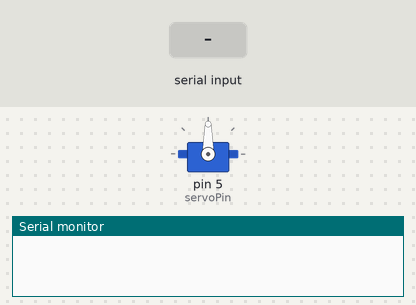
The sketch below on a simulated Arduino Leonardo, built with avr-gcc and run on an emulated ATmega32U4. On the bench: servo, the last lines printed to the serial monitor. Inputs (shaded band) come from the test bench.

Above: at 1.2 s.
1.3 s: "90,45\n" received over the second serial link
At 2.6 s:
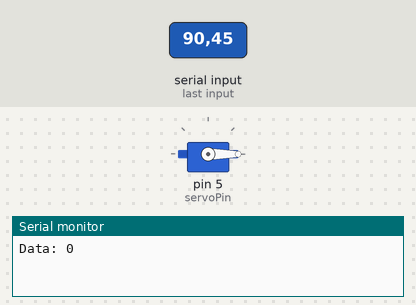
Timing chart, 0 to 4.3 s (numbered marks = the images above; inputs shaded):
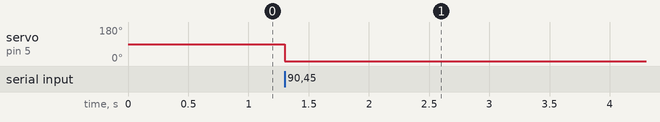

Measured:
- after the input at 1.3 s, servo on pin 5 (servoPin): 90° → 0° at once

The sketch:

Hope.ino
```cpp
/*
----------------------------------
Hope programm for BLE Android App
----------------------------------

BLE HC06
--------
Vcc -> 3,3V
GND -> GND
RX -> pin2
TX -> pin3

SERVO
-----
BLACK -> GND
RED -> 5V
YELLOW -> pin5
*/

#include <SoftwareSerial.h>
#include <Servo.h>

/*
GLOBAL VARIABLES
*/

//BLUETOOTH
/*
Not all pins on the Leonardo and Micro support change interrupts,
so only the following can be used for RX: 8, 9, 10, 11, 14 (MISO),
15 (SCK), 16 (MOSI)
*/
int bleRX=10; //Connect to HC06 TX
int bleTX=11; //Connect to HC06 RX
SoftwareSerial bluetooth(bleRX,bleTX);
//Append the command from the BLE device
String message;

//SERVO
int servoPin=5;
Servo myServo;
int pos=0;

//Setup serial and bluetooth comunication
void setup(){
  Serial.begin(9600);
  bluetooth.begin(9600);
  myServo.attach(servoPin);
  //Serial.println("HOPE...");
}

//Loop
void loop(){

  //During the transmission collect all the data in message
  while(bluetooth.available()){
    message+=char(bluetooth.read());
    //Serial.println(message);
    //If no transmission read the message
    if(!bluetooth.available()){
      if(message!=""){
        //Serial.print("Messagge: ");
        //Serial.println(message);
        //Convert message to int
        String bleDataString=message.substring(1);
        int bleData=bleDataString.toInt();
        Serial.print("Data: ");
        Serial.println(bleData);
        moveServo(bleData);
        message="";

      }
    }
  }
  delay(100);
  //Serial.println("...");

}

//Servo
void moveServo(int data){
  //"data" range from 0 to 180
  myServo.write(data);
}
```
